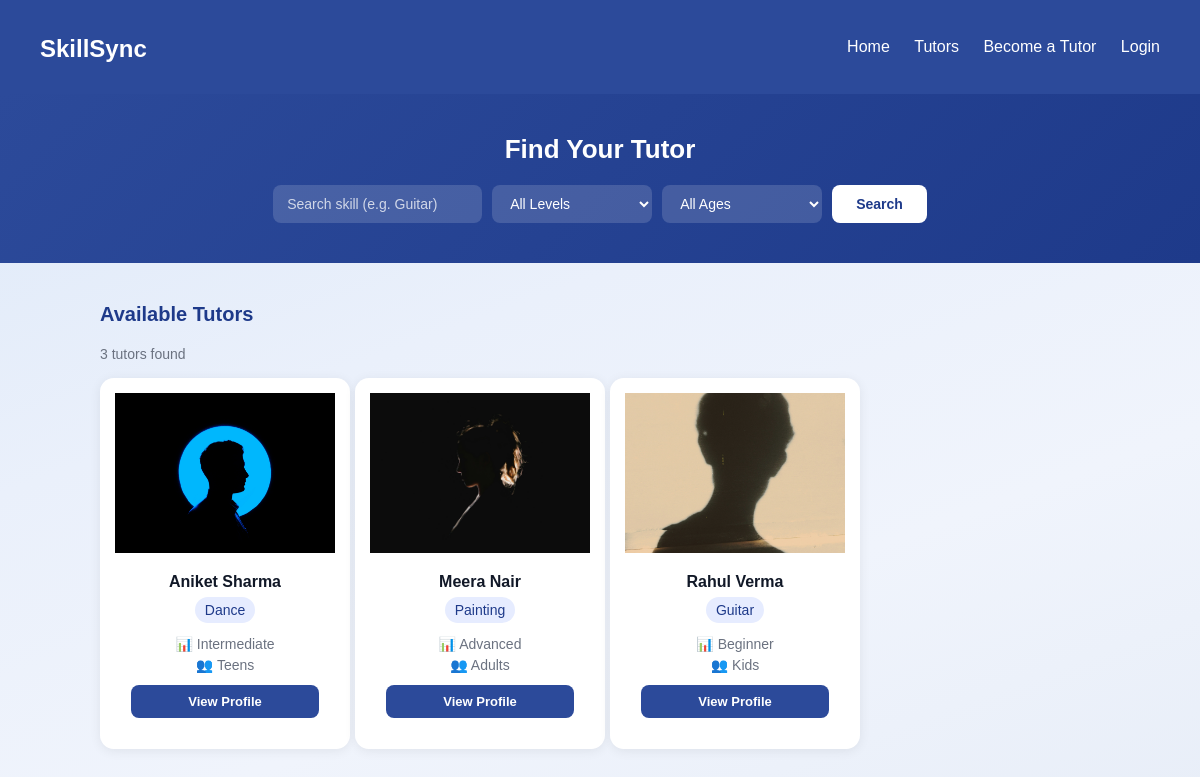
The page /pages/tutors.php on the database its author committed.
### tables this page shows
CREATE TABLE IF NOT EXISTS skills (
    id INT AUTO_INCREMENT PRIMARY KEY,
    user_id INT NOT NULL,
    skill_name VARCHAR(100) NOT NULL,
    description TEXT,
    level ENUM('beginner', 'intermediate', 'advanced') DEFAULT 'beginner',
    age_group ENUM('kids', 'teens', 'adults') DEFAULT 'adults',
    FOREIGN KEY (user_id) REFERENCES users(id)
);

CREATE TABLE IF NOT EXISTS users (
    id INT AUTO_INCREMENT PRIMARY KEY,
    name VARCHAR(100) NOT NULL,
    email VARCHAR(100) NOT NULL UNIQUE,
    password VARCHAR(255) NOT NULL,
    role ENUM('student', 'tutor') DEFAULT 'student',
    certificate VARCHAR(255) DEFAULT NULL,
    credibility_score INT DEFAULT 0
);

### pages/tutors.php (the view, shortened to what this page needs)
<?php
include "../connect.php";
$where = "users.role = 'tutor'";
$skill = '';
$sql = "SELECT users.id, users.name, users.email, skills.skill_name, skills.level, skills.age_group
        FROM users
        JOIN skills ON skills.user_id = users.id
        WHERE $where
        ORDER BY users.name ASC";
$result = mysqli_query($conn, $sql);
$tutors = [];
while ($row = mysqli_fetch_assoc($result)) {
    $tutors[] = $row;
}
$tutor_imgs = ['tutor1.jpg', 'tutor2.jpg', 'tutor3.jpg'];
$email_img_map = [
    'aniket@skillsync.com' => 'tutor1.jpg',
    'rahul@skillsync.com'  => 'tutor2.jpg',
    'meera@skillsync.com'  => 'tutor3.jpg',
];
?>
<!DOCTYPE html>
<html lang="en">
<head>
    <link rel="stylesheet" href="../css/style.css">
</head>
<body>
<?php $base = '../'; include '../includes/navbar.php'; ?>
<div class="search-section">
    <h2>Find Your Tutor</h2>
    <form class="search-form" method="GET">
        <input type="text" name="skill" placeholder="Search skill (e.g. Guitar)"
               value="<?= htmlspecialchars($skill) ?>">
        <select name="level">
            <option value="">All Levels</option>
        </select>
        <select name="age_group">
            <option value="">All Ages</option>
        </select>
        <button type="submit">Search</button>
    </form>
</div>
<div class="tutors-section">
    <h3>Available Tutors</h3>
    <?php if (count($tutors) > 0): ?>
        <p class="result-count"><?= count($tutors) ?> tutor<?= count($tutors) !== 1 ? 's' : '' ?> found</p>
        <div class="tutor-grid">
            <?php foreach ($tutors as $i => $t):
                $img = $email_img_map[$t['email']] ?? $tutor_imgs[$i % count($tutor_imgs)];
            ?>
                <div class="tutor-card">
                    <img src="../images/<?= $img ?>"
                         alt="<?= htmlspecialchars($t['name']) ?>">
                    <div class="tutor-card-body">
                        <h4><?= htmlspecialchars($t['name']) ?></h4>
                        <span class="skill-tag"><?= htmlspecialchars($t['skill_name']) ?></span>
                        <p class="meta">📊 <?= ucfirst($t['level']) ?></p>
                        <p class="meta">👥 <?= ucfirst($t['age_group']) ?></p>
                        <a href="../profile.php?id=<?= $t['id'] ?>" class="view-profile-btn">View Profile</a>
                    </div>
                </div>
            <?php endforeach; ?>
        </div>
    <?php endif; ?>
</div>
</body>
</html>

### includes/navbar.php
<?php
$base = isset($base) ? $base : '';
?>
<header>
    <h1 class="logo">SkillSync</h1>
    <nav>
        <a href="<?= $base ?>index.php">Home</a>
        <a href="<?= $base ?>pages/tutors.php">Tutors</a>
        <a href="<?= $base ?>pages/signup.php">Become a Tutor</a>
        <?php if (isset($_SESSION['user'])): ?>
            <a href="<?= $base ?>pages/dashboard.php">Dashboard</a>
            <a href="<?= $base ?>logout.php">Logout (<?= htmlspecialchars($_SESSION['user']) ?>)</a>
        <?php else: ?>
            <a href="<?= $base ?>login.php">Login</a>
        <?php endif; ?>
    </nav>
</header>

### css/style.css (style rules this page uses)
body { margin: 0; font-family: Arial, sans-serif; background: linear-gradient(160deg, #dce8f8 0%, #eaf0fb 40%, #f0f4fc 70%, #e8eef8 100%); background-attachment: fixed; color: #111827; }
header { display: flex; justify-content: space-between; align-items: center; padding: 15px 40px; background: #2c4a9a; color: white; }
.logo { font-size: 24px; font-weight: bold; }
nav a { margin-left: 20px; color: white; text-decoration: none; }
button { padding:10px 20px; background:#1e3a8a; color:white; border:none; border-radius:6px; cursor:pointer; font-size:14px; }
button, .view-btn { background:#2c4a9a; color:white; border:none; padding:10px 16px; border-radius:6px; cursor:pointer; transition:0.3s; }
.tutor-card { background: white; padding: 15px; border-radius: 10px; width: 220px; text-align: center; box-shadow: 0 2px 8px rgba(0,0,0,0.1); }
.tutor-card p { margin: 5px 0; font-size: 14px; }
.skill-tag { display:inline-block; background:#e6ecff; color:#1e3a8a; padding:5px 10px; border-radius:20px; font-size:14px; margin:5px 0; margin-bottom: 8px; }
h1 { text-align:center; margin-top:20px; }
button { display:block; margin:10px auto; }

### pages/tutors.php (style rules this page uses)
.search-section { background: linear-gradient(135deg, #2c4a9a, #1e3a8a); padding: 40px 20px; text-align: center; color: white; }
.search-section h2 { margin: 0 0 20px; font-size: 26px; }
.search-form { display: flex; flex-wrap: wrap; gap: 10px; justify-content: center; max-width: 700px; margin: 0 auto; }
.search-form input, .search-form select { padding: 10px 14px; border: none; border-radius: 8px; font-size: 14px; background: rgba(255,255,255,0.15); color: white; outline: none; min-width: 160px; }
.search-form input::placeholder { color: rgba(255,255,255,0.75); }
.search-form select option { color: #111; background: white; }
.search-form button { padding: 10px 24px; background: white; color: #1e3a8a; border: none; border-radius: 8px; font-weight: 700; font-size: 14px; cursor: pointer; margin: 0; display: inline-block; width: auto; }
.tutors-section { max-width: 1000px; margin: 40px auto; padding: 0 20px; }
.tutors-section h3 { color: #1e3a8a; margin-bottom: 20px; font-size: 20px; }
.tutor-grid { display: grid; grid-template-columns: repeat(auto-fill, minmax(220px, 1fr)); gap: 20px; }
.tutor-card { background: white; border-radius: 14px; overflow: hidden; box-shadow: 0 2px 12px rgba(0,0,0,0.07); transition: transform 0.2s, box-shadow 0.2s; text-align: center; }
.tutor-card img { width: 100%; height: 160px; object-fit: cover; }
.tutor-card-body { padding: 16px; }
.tutor-card-body h4 { margin: 0 0 6px; font-size: 16px; color: #111827; }
.tutor-card-body .skill-tag { margin: 0 0 8px; display: inline-block; }
.meta { font-size: 13px; color: #6b7280; margin: 3px 0; }
.view-profile-btn { display: block; margin: 12px 0 0; padding: 9px; background: #2c4a9a; color: white; border-radius: 8px; text-decoration: none; font-size: 13px; font-weight: 600; transition: background 0.2s; }
.result-count { font-size: 14px; color: #6b7280; margin-bottom: 16px; }

### rows shown on the page
skills: shows a picture, user.name "Aniket Sharma", skill_name "Dance", level "Intermediate", age_group "Teens"
skills: shows a picture, user.name "Meera Nair", skill_name "Painting", level "Advanced", age_group "Adults"
skills: shows a picture, user.name "Rahul Verma", skill_name "Guitar", level "Beginner", age_group "Kids"

### other values the page prints
count($tutors) "3"
